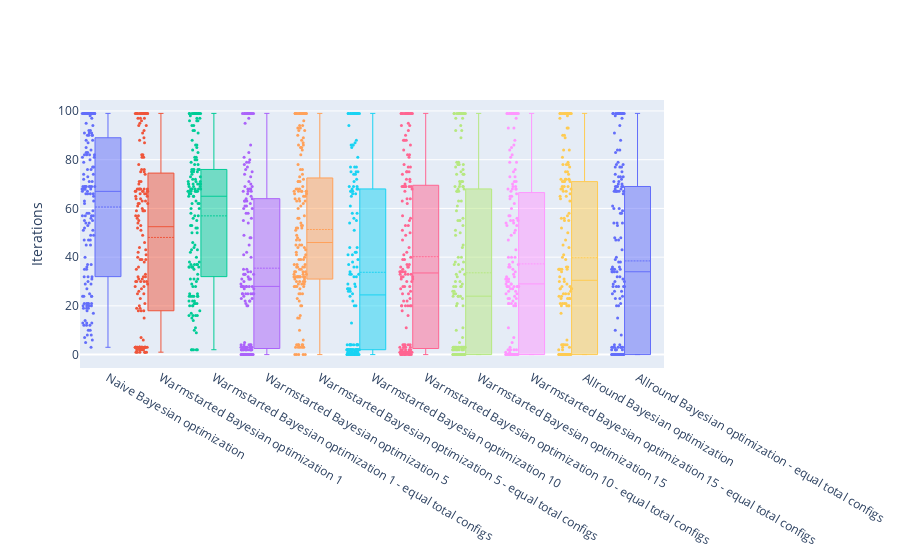

Notebook cell for this chart:
### Code cell
hopt_exp.visualize_walltime_comparison('Random search', 100)

### Figure 1 — Plotly figure (JSON) as saved in the notebook; plotly's stock layout.template omitted (floating-point values rounded to 4 significant figures; data arrays with more than 128 entries replaced by an {"elided": "..."} marker saying what was removed)
{"data": [{"boxmean": true, "boxpoints": "all", "jitter": 0.5, "line": {"width": 1}, "marker": {"size": 3}, "name": "Naive Bayesian optimization", "type": "box", "whiskerwidth": 0.2, "y": {"elided": "160 int values"}}, {"boxmean": true, "boxpoints": "all", "jitter": 0.5, "line": {"width": 1}, "marker": {"size": 3}, "name": "Warmstarted Bayesian optimization 1", "type": "box", "whiskerwidth": 0.2, "y": {"elided": "160 int values"}}, {"boxmean": true, "boxpoints": "all", "jitter": 0.5, "line": {"width": 1}, "marker": {"size": 3}, "name": "Warmstarted Bayesian optimization 1 - equal total configs", "type": "box", "whiskerwidth": 0.2, "y": {"elided": "160 int values"}}, {"boxmean": true, "boxpoints": "all", "jitter": 0.5, "line": {"width": 1}, "marker": {"size": 3}, "name": "Warmstarted Bayesian optimization 5", "type": "box", "whiskerwidth": 0.2, "y": {"elided": "160 int values"}}, {"boxmean": true, "boxpoints": "all", "jitter": 0.5, "line": {"width": 1}, "marker": {"size": 3}, "name": "Warmstarted Bayesian optimization 5 - equal total configs", "type": "box", "whiskerwidth": 0.2, "y": {"elided": "160 int values"}}, {"boxmean": true, "boxpoints": "all", "jitter": 0.5, "line": {"width": 1}, "marker": {"size": 3}, "name": "Warmstarted Bayesian optimization 10", "type": "box", "whiskerwidth": 0.2, "y": {"elided": "160 int values"}}, {"boxmean": true, "boxpoints": "all", "jitter": 0.5, "line": {"width": 1}, "marker": {"size": 3}, "name": "Warmstarted Bayesian optimization 10 - equal total configs", "type": "box", "whiskerwidth": 0.2, "y": {"elided": "160 int values"}}, {"boxmean": true, "boxpoints": "all", "jitter": 0.5, "line": {"width": 1}, "marker": {"size": 3}, "name": "Warmstarted Bayesian optimization 15", "type": "box", "whiskerwidth": 0.2, "y": {"elided": "160 int values"}}, {"boxmean": true, "boxpoints": "all", "jitter": 0.5, "line": {"width": 1}, "marker": {"size": 3}, "name": "Warmstarted Bayesian optimization 15 - equal total configs", "type": "box", "whiskerwidth": 0.2, "y": {"elided": "160 int values"}}, {"boxmean": true, "boxpoints": "all", "jitter": 0.5, "line": {"width": 1}, "marker": {"size": 3}, "name": "Allround Bayesian optimization", "type": "box", "whiskerwidth": 0.2, "y": {"elided": "160 int values"}}, {"boxmean": true, "boxpoints": "all", "jitter": 0.5, "line": {"width": 1}, "marker": {"size": 3}, "name": "Allround Bayesian optimization - equal total configs", "type": "box", "whiskerwidth": 0.2, "y": {"elided": "160 int values"}}], "layout": {"autosize": true, "showlegend": false, "xaxis": {"autorange": true, "range": [-0.526, 10.5], "type": "category"}, "yaxis": {"autorange": true, "range": [-5.5, 104.5], "title": {"text": "Iterations"}, "type": "linear"}}}
